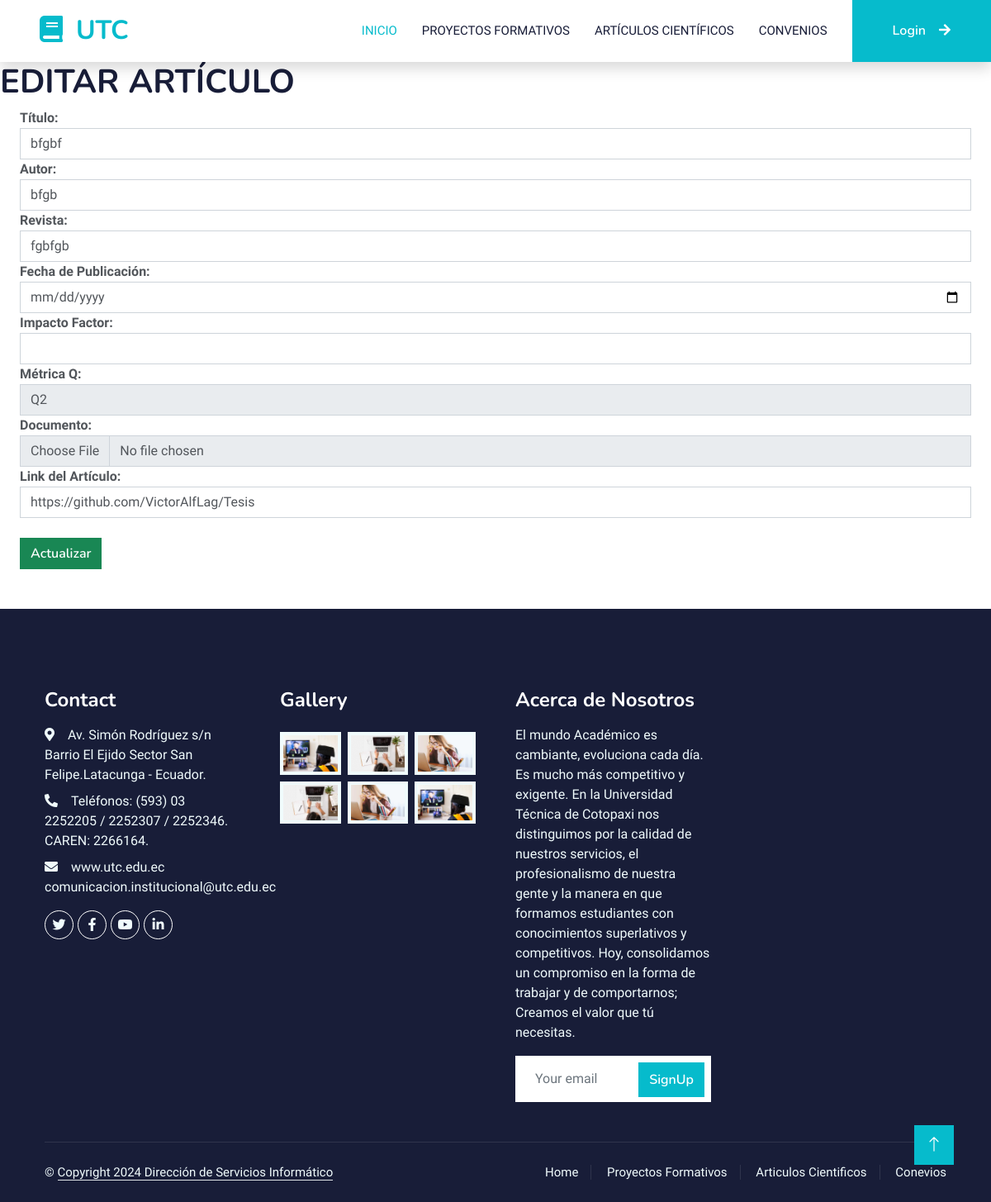
/editarArticulo/1, run on the app's committed database.
### Aplicaciones/Avance/models.py (models this page shows, shortened)
class Articulo(models.Model):
    Q_CHOICES = [
        ('Q1', 'Q1'),
        ('Q2', 'Q2'),
        ('Q3', 'Q3'),
        ('Q4', 'Q4'),
    ]
    id = models.AutoField(primary_key=True)
    titulo = models.CharField(max_length=200)
    autor = models.CharField(max_length=100)
    revista = models.CharField(max_length=100)
    fecha_publicacion = models.DateField()
    impacto_factor = models.FloatField()
    metrica_q = models.CharField(max_length=2, choices=Q_CHOICES)
    documento = models.FileField(upload_to='articulos', null=True, blank=True)
    link_articulo = models.URLField(max_length=200)

### Aplicaciones/Avance/views.py (the view)
# urls.py: path('editarArticulo/<id>', views.editarArticulo, name='editarArticulo'),
def editarArticulo(request, id):
    articulo = Articulo.objects.get(id=id)
    return render(request, 'editarArticulo.html', {'articulo': articulo})

### Aplicaciones/Avance/templates/editarArticulo.html (shortened to what this page needs)
{% extends "./plantilla.html" %}
{% load static %}
{% block body %}
<h1>EDITAR ARTÍCULO</h1>
<div class="container-fluid">
    <div class="row">
        <div class="col-md-12">
            <form action="{% url 'procesoActualizarArticulo' %}" method="post" enctype="multipart/form-data">
                <label for=""><b>Título:</b></label>
                <input type="text" name="titulo" class="form-control" value="{{ articulo.titulo }}" placeholder="Ingrese el título">
                <label for=""><b>Autor:</b></label>
                <input type="text" name="autor" class="form-control" value="{{ articulo.autor }}" placeholder="Ingrese el autor">
                <label for=""><b>Revista:</b></label>
                <input type="text" name="revista" class="form-control" value="{{ articulo.revista }}" placeholder="Ingrese la revista">
                <label for=""><b>Fecha de Publicación:</b></label>
                <input type="date" name="fecha_publicacion" class="form-control" value="{{ articulo.fecha_publicacion }}">
                <label for=""><b>Impacto Factor:</b></label>
                <input type="number" step="0.01" name="impacto_factor" class="form-control" value="{{ articulo.impacto_factor }}">
                <label for=""><b>Métrica Q:</b></label>
                <select name="metrica_q" class="form-control">
                    <option value="Q2" {% if articulo.metrica_q == "Q2" %}selected{% endif %}>Q2</option>
                </select>
                <label for=""><b>Documento:</b></label>
                <input type="file" name="documento" id="documento" accept="application/pdf" class="form-control">
                <label for=""><b>Link del Artículo:</b></label>
                <input type="url" name="link_articulo" class="form-control" value="{{ articulo.link_articulo }}" placeholder="Ingrese el link del artículo">
                <br>
                <button type="submit" class="btn btn-success">Actualizar</button>
            </form>
        </div>
    </div>
</div>
{% endblock %}

### Tesis/static/Plantilla/elearning-1.0.0/css/style.css (style rules this page uses)
:root { --primary: #06BBCC; --light: #F0FBFC; --dark: #181d38; }
.btn { font-family: 'Nunito', sans-serif; font-weight: 600; transition: .5s; }

### data on the page
Articulo: titulo "bfgbf", autor "bfgb", revista "fgbfgb", metrica_q "Q2", link_articulo "https://github.com/VictorAlfLag/Tesis"
